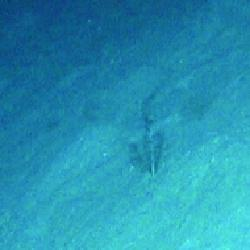
#> input picture train/Anthomastus Like coral/Anthomastus Like coral_1395_image.jpg, 250 x 250 px, found by its file name; its folder holds only this picture in this run
$ jupyter execute --allow-errors IIT2023060.ipynb
#> lines starting #> are read from the running program, lines starting #| are printed output that depends on the picture; after the words box and inside, x2 and y2 are one past the last pixel; in counts of white or black regions, pixels touching at a corner belong together
#> in save_preprocessed_images, image is the input picture: shape (250, 250, 3); mean B, G, R 177, 146.4, 37.1
[cell 1]
import os
import cv2
import zipfile
import numpy as np
import pandas as pd
import matplotlib.pyplot as plt
import tensorflow as tf
from tensorflow.keras.preprocessing.image import ImageDataGenerator

[cell 2]
dataset_zip_path = 'Deepdive.zip'
extracted_folder = 'Deepdive'

#> (the rest of this cell did not finish here and is left out)

# Image Preprocessing

## Steps:
<ul>
<li>Resize</li>
<li>Grayscale</li>
<li>Denoise</li>
<li>Histogram Equalization</li>
<li>Normalization</li>
<li>Binarization</li>
</ul>

[cell 3]
def preprocess_image(image, size=(128, 128)):
#> called with size = (128, 128)
    image = cv2.resize(image, size)
#> image: shape (128, 128, 3)
    grayscale = cv2.cvtColor(image, cv2.COLOR_BGR2GRAY)
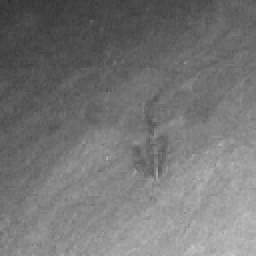
#> grayscale: shape (128, 128) (shown 2 times larger); min 48, max 200, mean 117.1
    denoised = cv2.fastNlMeansDenoising(grayscale, h=10)
    equalized = cv2.equalizeHist(denoised)
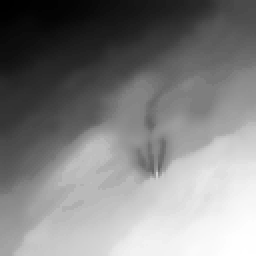
#> equalized: shape (128, 128) (shown 2 times larger); min 0, max 255, mean 128.8
    normalized = equalized / 255.0
    _, binary = cv2.threshold(normalized, 0.5, 1.0, cv2.THRESH_BINARY)
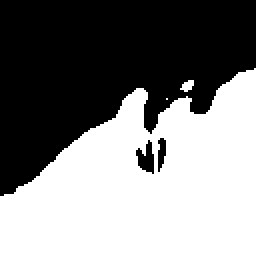
#> binary: shape (128, 128) float64 (shown 2 times larger); values 0 (black) and 1 (white), 50.7% white; 3 black regions, box (x1, y1, x2, y2) and area: (0, 0, 128, 98) 7945, (68, 70, 77, 87) 91, (79, 69, 83, 86) 49
    return binary

[cell 4]
def save_preprocessed_images(input_dir, output_dir):
    for folder in os.listdir(input_dir):
        folder_path = os.path.join(input_dir, folder)
        if not os.path.isdir(folder_path):
            continue

        output_folder = os.path.join(output_dir, folder)
        os.makedirs(output_folder, exist_ok=True)

        for file_name in os.listdir(folder_path):
            file_path = os.path.join(folder_path, file_name)
            if not file_name.lower().endswith(('png', 'jpg', 'jpeg')):
                continue
            image = cv2.imread(file_path)
            preprocessed_image = preprocess_image(image)
            output_file = os.path.join(output_folder, file_name)
            cv2.imwrite(output_file, (preprocessed_image * 255).astype(np.uint8))
#> pass 2 of the loop in save_preprocessed_images, `for folder in os.listdir(input_dir):`:
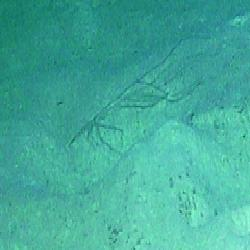
#> input picture train/Arborescent coral/Arborescent coral_1976_image.jpg, 250 x 250 px, found by its file name
#> in save_preprocessed_images, image is the input picture: shape (250, 250, 3); mean B, G, R 154.6, 170.7, 66.3
#> image: shape (128, 128, 3)
#> in preprocess_image (call 2), `equalized = cv2.equalizeHist(denoised)`:
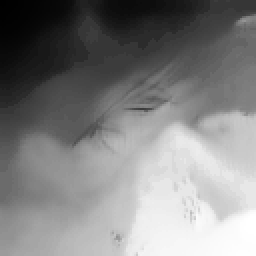
#> equalized: shape (128, 128) (shown 2 times larger); min 0, max 255, mean 129.4
#> in preprocess_image (call 2), `_, binary = cv2.threshold(normalized, 0.5, 1.0, cv2.THRESH_BINARY)`:
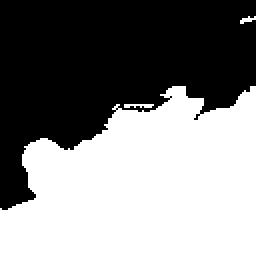
#> binary: shape (128, 128) float64 (shown 2 times larger); values 0 (black) and 1 (white), 51.1% white; 1 black region, box (x1, y1, x2, y2) and area: (0, 0, 128, 105) 8010
input_dir = 'Deepdive/train'
output_dir = 'Deepdive/train_preprocessed'
save_preprocessed_images(input_dir, output_dir)
